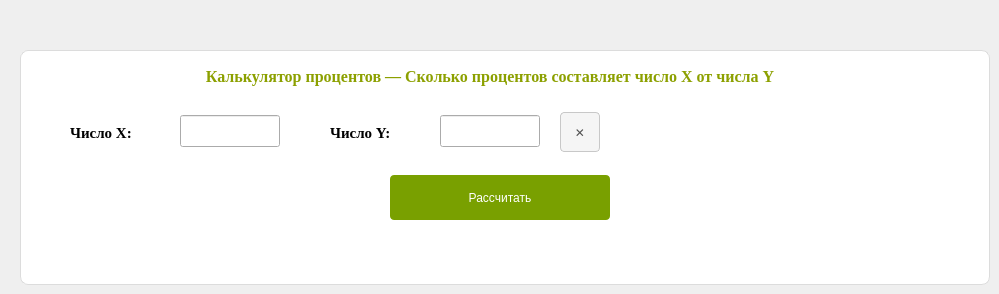
      <widget class="QWidget" name="percentPage2">
       <attribute name="title">
        <string>Сколько процентов от X к Y</string>
       </attribute>
       <widget class="QFrame" name="percentPanel2">
        <property name="geometry">
         <rect>
          <x>20</x>
          <y>50</y>
          <width>970</width>
          <height>235</height>
         </rect>
        </property>
        <property name="styleSheet">
         <string>background: rgb(255, 255, 255); border: 1px solid rgb(220, 220, 220); border-radius: 8px;</string>
        </property>
        <property name="frameShape">
         <enum>QFrame::StyledPanel</enum>
        </property>
        <property name="frameShadow">
         <enum>QFrame::Raised</enum>
        </property>
       </widget>
       <widget class="QLabel" name="percentTitle2">
        <property name="geometry">
         <rect>
          <x>60</x>
          <y>62</y>
          <width>860</width>
          <height>28</height>
         </rect>
        </property>
        <property name="font">
         <font>
          <family>Times New Roman</family>
          <pointsize>12</pointsize>
          <weight>75</weight>
          <italic>false</italic>
          <bold>true</bold>
         </font>
        </property>
        <property name="styleSheet">
         <string>color: rgb(140, 160, 0);</string>
        </property>
        <property name="text">
         <string>Калькулятор процентов — Сколько процентов составляет число X от числа Y</string>
        </property>
        <property name="alignment">
         <set>Qt::AlignCenter</set>
        </property>
       </widget>
       <widget class="QLabel" name="percent2A">
        <property name="geometry">
         <rect>
          <x>70</x>
          <y>118</y>
          <width>100</width>
          <height>30</height>
         </rect>
        </property>
        <property name="font">
         <font>
          <family>Times New Roman</family>
          <pointsize>11</pointsize>
          <weight>75</weight>
          <italic>false</italic>
          <bold>true</bold>
         </font>
        </property>
        <property name="text">
         <string>Число X:</string>
        </property>
       </widget>
       <widget class="QLineEdit" name="percentEditX">
        <property name="geometry">
         <rect>
          <x>180</x>
          <y>115</y>
          <width>100</width>
          <height>32</height>
         </rect>
        </property>
        <property name="text">
         <string/>
        </property>
        <property name="alignment">
         <set>Qt::AlignCenter</set>
        </property>
       </widget>
       <widget class="QLabel" name="percent2B">
        <property name="geometry">
         <rect>
          <x>330</x>
          <y>118</y>
          <width>100</width>
          <height>30</height>
         </rect>
        </property>
        <property name="font">
         <font>
          <family>Times New Roman</family>
          <pointsize>11</pointsize>
          <weight>75</weight>
          <italic>false</italic>
          <bold>true</bold>
         </font>
        </property>
        <property name="text">
         <string>Число Y:</string>
        </property>
       </widget>
       <widget class="QLineEdit" name="percentEditY">
        <property name="geometry">
         <rect>
          <x>440</x>
          <y>115</y>
          <width>100</width>
          <height>32</height>
         </rect>
        </property>
        <property name="text">
         <string/>
        </property>
        <property name="alignment">
         <set>Qt::AlignCenter</set>
        </property>
       </widget>
       <widget class="QPushButton" name="percentClear2">
        <property name="geometry">
         <rect>
          <x>560</x>
          <y>112</y>
          <width>40</width>
          <height>40</height>
         </rect>
        </property>
        <property name="styleSheet">
         <string>background-color: rgb(245,245,245); color: rgb(80,80,80); border: 1px solid rgb(200,200,200); border-radius: 4px;</string>
        </property>
        <property name="text">
         <string>✕</string>
        </property>
       </widget>
       <widget class="QPushButton" name="percentCalc2">
        <property name="geometry">
         <rect>
          <x>390</x>
          <y>175</y>
          <width>220</width>
          <height>45</height>
         </rect>
        </property>
        <property name="styleSheet">
         <string>background-color: rgb(121, 160, 0); color: white; border: none; border-radius: 4px; font: bold 12pt &quot;Times New Roman&quot;;</string>
        </property>
        <property name="text">
         <string>Рассчитать</string>
        </property>
       </widget>
       <widget class="QLabel" name="percentResult2">
        <property name="geometry">
         <rect>
          <x>80</x>
          <y>235</y>
          <width>840</width>
          <height>22</height>
         </rect>
        </property>
        <property name="font">
         <font>
          <family>Times New Roman</family>
          <pointsize>11</pointsize>
          <weight>50</weight>
          <italic>false</italic>
          <bold>false</bold>
         </font>
        </property>
        <property name="text">
         <string/>
        </property>
        <property name="alignment">
         <set>Qt::AlignCenter</set>
        </property>
       </widget>
      </widget>
